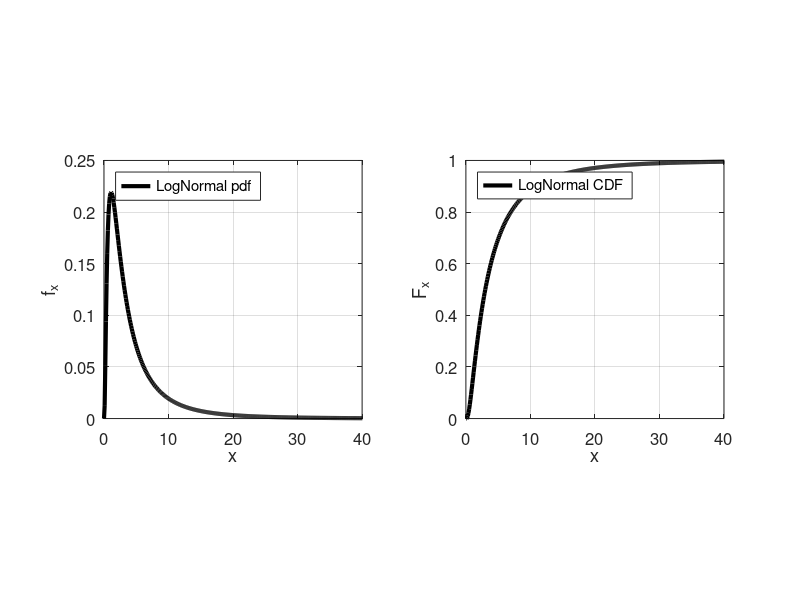

Here is the MATLAB script that generated this plot:
%% Initialisation of the workspace
clear % the "clear" command clear the workspace (imporant to clean the memory)
clc   % the "clc" clear the window command from previous command (only visual)

eta = 3;        % Definition of the median
beta = 1;     % Definition of the logarithimc standard deviation

%% Plotting Normal distribution
figure(1)

% Subplot for the pdf
subplot(1,2,1)
% Coding of the interval of interest
dx = 0.1;
x = 0:dx:exp(log(eta)+3*beta);   % This defines a vector with internaval dx

% Preallocation of the memory to speed up for loops
y = lognpdf(x,log(eta),beta);

plot(x,y,'k','linewidth',3); %it plots y defined on x, color black ('k') and linewidth 3
xlabel('x'); %it defines the label of the x axis
ylabel('f_x'); %it defines the label of the y axis
legend({'LogNormal pdf'},'location','northwest'); %it defines the item of the legend
grid on; %it applies the grid to the plot
axis square
set(gca,'fontsize',12)
xlim([0 40])
%%

% Subplot for the CDF
subplot(1,2,2)

y= normcdf(log(x),log(eta),beta);

plot(x,y,'k','linewidth',3); %it plots y defined on x, color black ('k') and linewidth 3
xlabel('x'); %it defines the label of the x axis
ylabel('F_x'); %it defines the label of the y axis
legend({'LogNormal CDF'},'location','northwest'); %it defines the item of the legend
grid on; %it applies the grid to the plot
axis square
set(gca,'fontsize',12)
xlim([0 40])